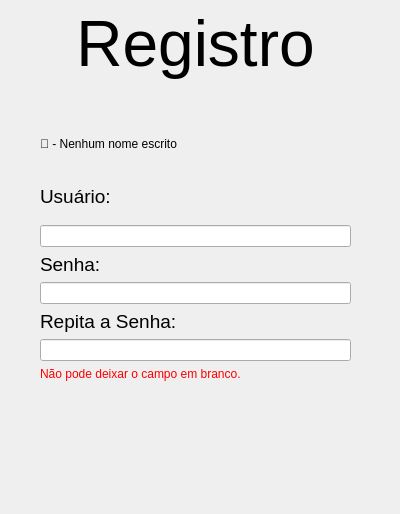
<?xml version="1.0" encoding="UTF-8"?>
<ui version="4.0">
 <class>registrar</class>
 <widget class="QDialog" name="registrar">
  <property name="geometry">
   <rect>
    <x>0</x>
    <y>0</y>
    <width>400</width>
    <height>514</height>
   </rect>
  </property>
  <property name="windowTitle">
   <string>Dialog</string>
  </property>
  <property name="toolTip">
   <string/>
  </property>
  <property name="statusTip">
   <string/>
  </property>
  <property name="accessibleName">
   <string/>
  </property>
  <widget class="QWidget" name="layoutWidget">
   <property name="geometry">
    <rect>
     <x>40</x>
     <y>120</y>
     <width>311</width>
     <height>261</height>
    </rect>
   </property>
   <layout class="QVBoxLayout" name="verticalLayout_3">
    <item>
     <layout class="QVBoxLayout" name="verticalLayout">
      <item>
       <widget class="QLabel" name="lbllogconf">
        <property name="text">
         <string>🚫 - Nenhum nome escrito</string>
        </property>
        <property name="textInteractionFlags">
         <set>Qt::TextInteractionFlag::NoTextInteraction</set>
        </property>
       </widget>
      </item>
      <item>
       <widget class="QLabel" name="label">
        <property name="font">
         <font>
          <pointsize>14</pointsize>
         </font>
        </property>
        <property name="text">
         <string>Usuário:</string>
        </property>
       </widget>
      </item>
      <item>
       <widget class="QLineEdit" name="txtLogin">
        <property name="text">
         <string/>
        </property>
       </widget>
      </item>
     </layout>
    </item>
    <item>
     <layout class="QVBoxLayout" name="verticalLayout_2">
      <item>
       <widget class="QLabel" name="label_2">
        <property name="font">
         <font>
          <pointsize>14</pointsize>
         </font>
        </property>
        <property name="text">
         <string>Senha:</string>
        </property>
       </widget>
      </item>
      <item>
       <widget class="QLineEdit" name="txtSenha">
        <property name="text">
         <string/>
        </property>
        <property name="maxLength">
         <number>50</number>
        </property>
        <property name="echoMode">
         <enum>QLineEdit::EchoMode::PasswordEchoOnEdit</enum>
        </property>
       </widget>
      </item>
      <item>
       <widget class="QLabel" name="label_3">
        <property name="font">
         <font>
          <pointsize>14</pointsize>
         </font>
        </property>
        <property name="text">
         <string>Repita a Senha:</string>
        </property>
       </widget>
      </item>
      <item>
       <widget class="QLineEdit" name="txtSenha_2">
        <property name="text">
         <string/>
        </property>
        <property name="maxLength">
         <number>50</number>
        </property>
        <property name="echoMode">
         <enum>QLineEdit::EchoMode::PasswordEchoOnEdit</enum>
        </property>
       </widget>
      </item>
      <item>
       <widget class="QLabel" name="VerificaSenha">
        <property name="text">
         <string>&lt;html&gt;&lt;head/&gt;&lt;body&gt;&lt;p style=&quot;color: red;&quot;&gt;Não pode deixar o campo em branco.&lt;/p&gt;&lt;/body&gt;&lt;/html&gt;</string>
        </property>
       </widget>
      </item>
     </layout>
    </item>
   </layout>
  </widget>
  <widget class="QLabel" name="label_4">
   <property name="geometry">
    <rect>
     <x>40</x>
     <y>0</y>
     <width>311</width>
     <height>91</height>
    </rect>
   </property>
   <property name="text">
    <string>&lt;html&gt;&lt;head/&gt;&lt;body&gt;&lt;p align=&quot;center&quot;&gt;&lt;span style=&quot; font-size:48pt;&quot;&gt;Registro&lt;/span&gt;&lt;/p&gt;&lt;/body&gt;&lt;/html&gt;</string>
   </property>
  </widget>
 </widget>
 <resources/>
 <connections/>
</ui>
